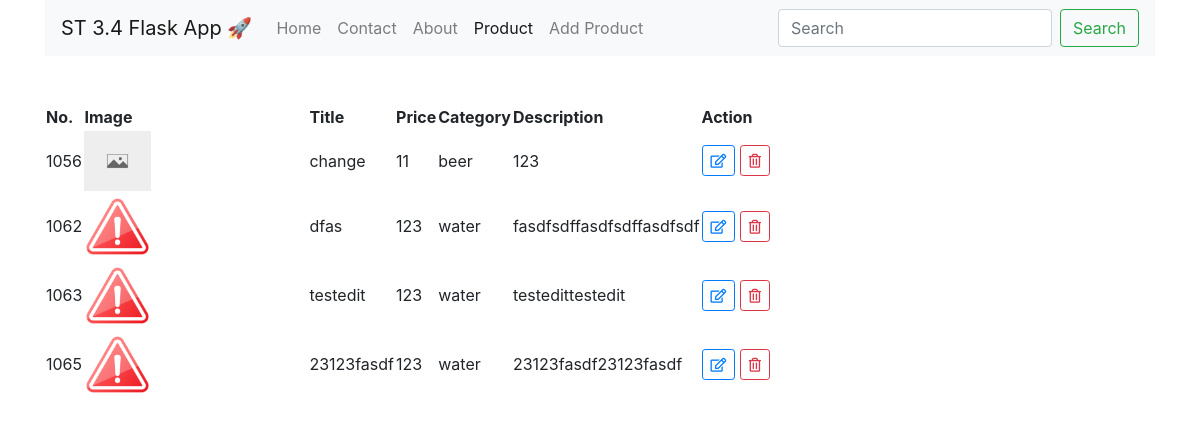
/product, run on the app's committed database.
### tables this page shows
CREATE TABLE "product" (
  "id" INTEGER NOT NULL PRIMARY KEY AUTOINCREMENT,
  "title" TEXT,
  "cost" NUMBER,
  "price" NUMBER,
  "category" TEXT,
  "description" TEXT,
  "image" TEXT
);

### app.py (the view)
@app.get('/product')
def product():
    row = conn.execute("""SELECT * FROM product""")
    product = []
    for item in row:
        image = ''
        if item[6] == None:
            image = 'no_image'
        else:
            image = item[6]
        product.append(
            {
                'id': item[0],
                'title': item[1],
                'price': item[3],
                'category': item[4],
                'description': item[5],
                'image': image,
            }
        )
    return render_template('product.html', data=product, module='product')

### templates/product.html (shortened to what this page needs)
<!DOCTYPE html>
<html lang="en">
<head>
    {% include "header_style.html" %}
</head>
<body>
<div class="container">
    <div class="row">
        <div class="col-md-12">
            {% include "navbar.html" %}
        </div>
        <div class="col-md-12 mt-5">
            <div class="table-responsive">
                <table id="product_table" class="display">
                    <thead>
                    <tr>
                        <th>No.</th>
                        <th>Image</th>
                        <th>Title</th>
                        <th>Price</th>
                        <th>Category</th>
                        <th>Description</th>
                        <th>Action</th>
                    </tr>
                    </thead>
                    <tbody>
                    {% for item in data %}
                        <tr>
                            <td>{{ item['id']}}</td>
                            <td>
                                {% if item['image'] != 'no_image' %}
                                    <img
                                            style="width: 30%;"
                                            src="/static/image/crop/{{ item['image'] }}"
                                            onerror="this.src='/static/image/image_error.png';"
                                    >
                                {% endif %}
                                {% if item['image'] == 'no_image' %}
                                    <img
                                            style="width: 30%;"
                                            src="/static/image/no-image.png"
                                    >
                                {% endif %}
                            </td>
                            <td>{{ item['title'] }}</td>
                            <td>{{ item['price'] }}</td>
                            <td>{{ item['category'] }}</td>
                            <td>{{ item['description'] }}</td>
                            <td>
                                <a href="/edit_product?id={{ item['id'] }}" class="btn btn-sm btn-outline-primary">
                                    <i class="far fa-edit"></i>
                                </a>
                                <a href="#"
                                   onclick="deleteUser({{ item['id'] }})"
                                   class="btn btn-sm btn-outline-danger">
                                    <i class="far fa-trash-alt"></i>
                                </a>
                            </td>
                        </tr>
                    {% endfor %}
                    </tbody>
                </table>
            </div>
        </div>
    </div>
</div>
</body>
</html>

### templates/header_style.html (shortened to what this page needs)
<link rel="stylesheet" href="https://cdn.jsdelivr.net/npm/bootstrap@4.6.2/dist/css/bootstrap.min.css"
>
<link rel="stylesheet" href="/static/plugins/fontawesome-free/css/all.min.css">
<link rel="stylesheet" href="https://cdn.datatables.net/2.0.8/css/dataTables.dataTables.min.css">
<link rel="stylesheet" href="https://cdnjs.cloudflare.com/ajax/libs/cropperjs/1.6.2/cropper.css" />

### templates/navbar.html (shortened to what this page needs)
<nav class="navbar navbar-expand-lg navbar-light bg-light">
    <a class="navbar-brand" href="/">ST 3.4 Flask App 🚀</a>
    <div class="collapse navbar-collapse" id="navbarSupportedContent">
        <ul class="navbar-nav mr-auto">
            <li class="nav-item">
                <a class="nav-link {% if module == 'home'  %} active {% endif %}" href="/">Home <span class="sr-only">(current)</span></a>
            </li>
            <li class="nav-item {% if module == 'contact'  %} active {% endif %}">
                <a class="nav-link" href="/contact">Contact <span class="sr-only">(current)</span></a>
            </li>
            <li class="nav-item {% if module == 'about'  %} active {% endif %}">
                <a class="nav-link" href="/about">About <span class="sr-only">(current)</span></a>
            </li>
            <li class="nav-item {% if module == 'product'  %} active {% endif %}">
                <a class="nav-link" href="/product">Product</a>
            </li>
               <li class="nav-item {% if module == 'add_product'  %} active {% endif %}">
                <a class="nav-link" href="/add_product">Add Product <span class="sr-only">(current)</span></a>
            </li>
        </ul>
        <form class="form-inline my-2 my-lg-0">
            <input class="form-control mr-sm-2" type="search" placeholder="Search" aria-label="Search">
            <button class="btn btn-outline-success my-2 my-sm-0" type="submit">Search</button>
        </form>
    </div>
</nav>

### data on the page
product: id "1056", title "change", price "11", category "beer", description "123"
product: id "1062", title "dfas", price "123", category "water", description "fasdfsdffasdfsdffasdfsdf"
product: id "1063", title "testedit", price "123", category "water", description "testedittestedit"
product: id "1065", title "23123fasdf", price "123", category "water", description "23123fasdf23123fasdf"
